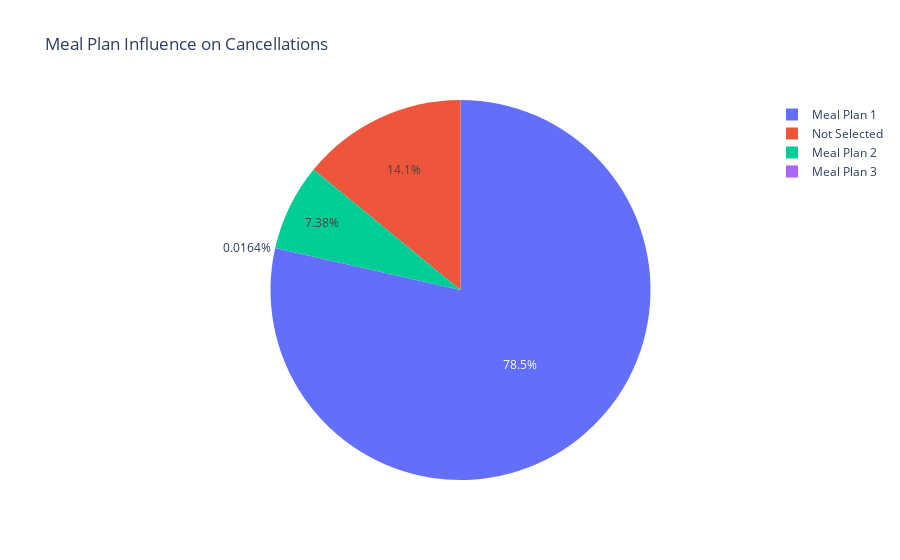

Notebook code for this chart:
### Code cell
meal_plan_table_cancel = df.query("booking_status == 'Not_Canceled'").groupby('type_of_meal_plan').agg({'booking_status':'count'}).reset_index()
plt.figure(figsize=(8, 5))
fig = px.pie(meal_plan_table_cancel, 
         names='type_of_meal_plan',
         values='booking_status',
         title='Meal Plan Influence on Cancellations')
meal_plan_table_not = df.query("booking_status == 'Not_Canceled'").groupby('type_of_meal_plan').agg({'booking_status':'count'}).reset_index()
fig.show()

### Figure 1 — Plotly figure (JSON) as saved in the notebook; plotly's stock layout.template omitted (floating-point values rounded to 4 significant figures)
{"data": [{"domain": {"x": [0, 1], "y": [0, 1]}, "hovertemplate": "type_of_meal_plan=%{label}<br>booking_status=%{value}<extra></extra>", "labels": ["Meal Plan 1", "Meal Plan 2", "Meal Plan 3", "Not Selected"], "legendgroup": "", "name": "", "showlegend": true, "type": "pie", "values": [19156, 1799, 4, 3431]}], "layout": {"legend": {"tracegroupgap": 0}, "title": {"text": "Meal Plan Influence on Cancellations"}}}
